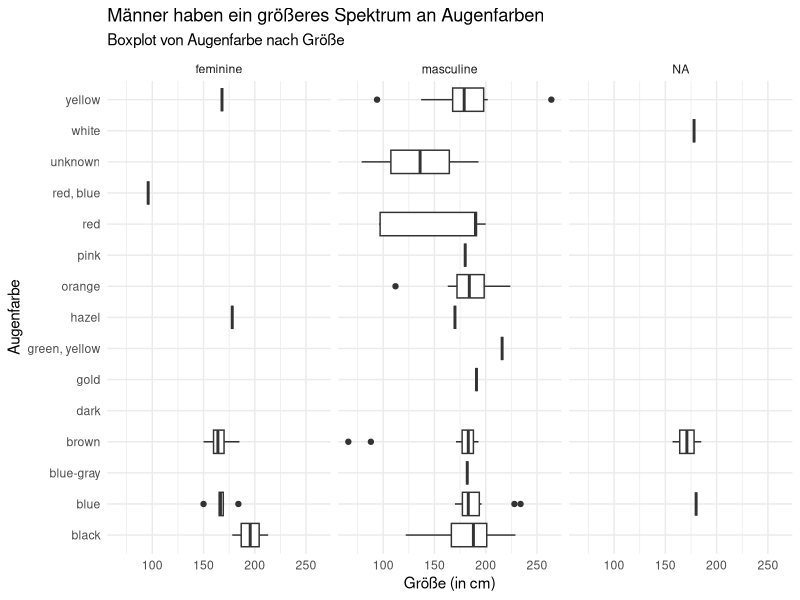

This figure's R source:
## Leonie und Laura ----


# Bibliotheken laden

library(tidyverse)
library(psych)

?starwars
library(ggplot2)

ggplot(data = starwars) +
  aes(x = eye_color, y = height) +
  geom_boxplot(fill = "#ffffff") +
  labs(title = "Männer haben ein größeres Spektrum an Augenfarben",
    x = "Augenfarbe",
    y = "Größe (in cm)",
    subtitle = "Boxplot von Augenfarbe nach Größe") +
  theme_minimal() +
  coord_flip() +
  facet_wrap(vars(gender))



data(starwars)
starwars
